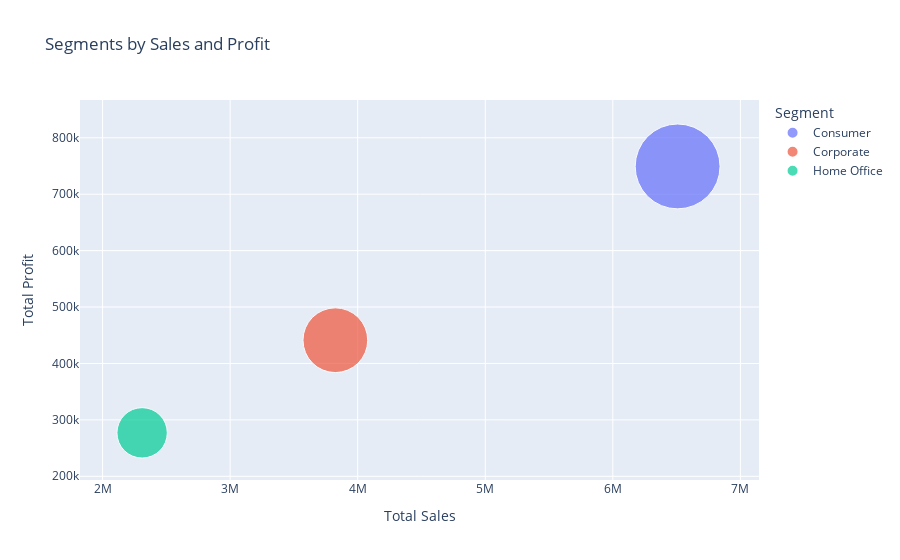

Source (notebook cell):
### Markdown cell above
#### Sales and Profit by Segment

### Code cell
# Group by Segment and calculate total Sales, Profit, and Order Count
segment_sales_profit = df.groupby('Segment').agg({'Sales': 'sum', 'Profit': 'sum', 'Order ID': 'count'}).reset_index()
segment_sales_profit.rename(columns={'Order ID': 'Order Count'}, inplace=True)

fig = px.scatter(segment_sales_profit, x='Sales', y='Profit', size='Order Count', color='Segment',
                 hover_name='Segment', title='Segments by Sales and Profit',
                 labels={'Sales': 'Total Sales', 'Profit': 'Total Profit', 'Order Count': 'Number of Orders'},
                 size_max=60, color_discrete_sequence=px.colors.qualitative.Plotly)

fig.show()

### Figure 1 — Plotly figure (JSON) as saved in the notebook; plotly's stock layout.template omitted (floating-point values rounded to 4 significant figures)
{"data": [{"hovertemplate": "<b>%{hovertext}</b><br><br>Segment=Consumer<br>Total Sales=%{x}<br>Total Profit=%{y}<br>Number of Orders=%{marker.size}<extra></extra>", "hovertext": ["Consumer"], "legendgroup": "Consumer", "marker": {"color": "#636EFA", "size": [26518], "sizemode": "area", "sizeref": 7.366, "symbol": "circle"}, "mode": "markers", "name": "Consumer", "orientation": "v", "showlegend": true, "type": "scatter", "x": [6508000.0], "xaxis": "x", "y": [749200.0], "yaxis": "y"}, {"hovertemplate": "<b>%{hovertext}</b><br><br>Segment=Corporate<br>Total Sales=%{x}<br>Total Profit=%{y}<br>Number of Orders=%{marker.size}<extra></extra>", "hovertext": ["Corporate"], "legendgroup": "Corporate", "marker": {"color": "#EF553B", "size": [15429], "sizemode": "area", "sizeref": 7.366, "symbol": "circle"}, "mode": "markers", "name": "Corporate", "orientation": "v", "showlegend": true, "type": "scatter", "x": [3825000.0], "xaxis": "x", "y": [441200.0], "yaxis": "y"}, {"hovertemplate": "<b>%{hovertext}</b><br><br>Segment=Home Office<br>Total Sales=%{x}<br>Total Profit=%{y}<br>Number of Orders=%{marker.size}<extra></extra>", "hovertext": ["Home Office"], "legendgroup": "Home Office", "marker": {"color": "#00CC96", "size": [9343], "sizemode": "area", "sizeref": 7.366, "symbol": "circle"}, "mode": "markers", "name": "Home Office", "orientation": "v", "showlegend": true, "type": "scatter", "x": [2310000.0], "xaxis": "x", "y": [277000.0], "yaxis": "y"}], "layout": {"legend": {"itemsizing": "constant", "title": {"text": "Segment"}, "tracegroupgap": 0}, "title": {"text": "Segments by Sales and Profit"}, "xaxis": {"anchor": "y", "domain": [0, 1], "title": {"text": "Total Sales"}}, "yaxis": {"anchor": "x", "domain": [0, 1], "title": {"text": "Total Profit"}}}}
